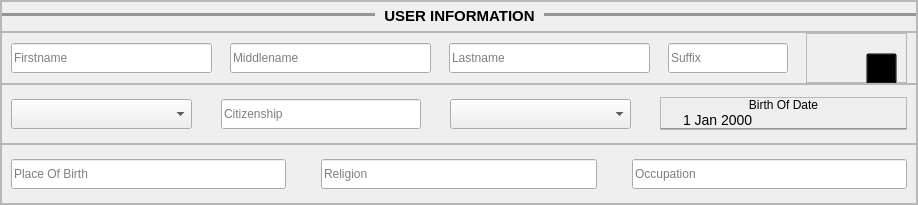
              <widget class="QFrame" name="frame_9">
               <property name="styleSheet">
                <string notr="true"/>
               </property>
               <property name="frameShape">
                <enum>QFrame::StyledPanel</enum>
               </property>
               <property name="frameShadow">
                <enum>QFrame::Raised</enum>
               </property>
               <layout class="QVBoxLayout" name="verticalLayout_6">
                <property name="spacing">
                 <number>0</number>
                </property>
                <property name="leftMargin">
                 <number>0</number>
                </property>
                <property name="topMargin">
                 <number>0</number>
                </property>
                <property name="rightMargin">
                 <number>0</number>
                </property>
                <property name="bottomMargin">
                 <number>0</number>
                </property>
                <item>
                 <widget class="QFrame" name="frame_11">
                  <property name="minimumSize">
                   <size>
                    <width>914</width>
                    <height>31</height>
                   </size>
                  </property>
                  <property name="maximumSize">
                   <size>
                    <width>16777215</width>
                    <height>31</height>
                   </size>
                  </property>
                  <property name="frameShape">
                   <enum>QFrame::StyledPanel</enum>
                  </property>
                  <property name="frameShadow">
                   <enum>QFrame::Raised</enum>
                  </property>
                  <layout class="QHBoxLayout" name="horizontalLayout_3">
                   <property name="leftMargin">
                    <number>0</number>
                   </property>
                   <property name="topMargin">
                    <number>0</number>
                   </property>
                   <property name="rightMargin">
                    <number>0</number>
                   </property>
                   <property name="bottomMargin">
                    <number>0</number>
                   </property>
                   <item>
                    <widget class="QLabel" name="label">
                     <property name="minimumSize">
                      <size>
                       <width>49</width>
                       <height>7</height>
                      </size>
                     </property>
                     <property name="maximumSize">
                      <size>
                       <width>16777215</width>
                       <height>7</height>
                      </size>
                     </property>
                     <property name="styleSheet">
                      <string notr="true">border: none;
border-top: 3px solid rgb(149, 149, 149);
background-color: transparent;</string>
                     </property>
                     <property name="text">
                      <string/>
                     </property>
                    </widget>
                   </item>
                   <item>
                    <widget class="QLabel" name="label_4">
                     <property name="minimumSize">
                      <size>
                       <width>157</width>
                       <height>21</height>
                      </size>
                     </property>
                     <property name="maximumSize">
                      <size>
                       <width>157</width>
                       <height>21</height>
                      </size>
                     </property>
                     <property name="font">
                      <font>
                       <pointsize>11</pointsize>
                       <bold>true</bold>
                      </font>
                     </property>
                     <property name="styleSheet">
                      <string notr="true">border: none;
background-color: transparent;
</string>
                     </property>
                     <property name="text">
                      <string>&lt;html&gt;&lt;head/&gt;&lt;body&gt;&lt;p align=&quot;center&quot;&gt;USER INFORMATION&lt;/p&gt;&lt;/body&gt;&lt;/html&gt;</string>
                     </property>
                    </widget>
                   </item>
                   <item>
                    <widget class="QLabel" name="label_2">
                     <property name="minimumSize">
                      <size>
                       <width>49</width>
                       <height>7</height>
                      </size>
                     </property>
                     <property name="maximumSize">
                      <size>
                       <width>16777215</width>
                       <height>7</height>
                      </size>
                     </property>
                     <property name="styleSheet">
                      <string notr="true">border: none;
border-top: 3px solid rgb(149, 149, 149);
background-color: transparent;</string>
                     </property>
                     <property name="text">
                      <string/>
                     </property>
                    </widget>
                   </item>
                  </layout>
                 </widget>
                </item>
                <item>
                 <widget class="QFrame" name="frame_13">
                  <property name="minimumSize">
                   <size>
                    <width>0</width>
                    <height>0</height>
                   </size>
                  </property>
                  <property name="maximumSize">
                   <size>
                    <width>16777215</width>
                    <height>60</height>
                   </size>
                  </property>
                  <property name="styleSheet">
                   <string notr="true"/>
                  </property>
                  <property name="frameShape">
                   <enum>QFrame::StyledPanel</enum>
                  </property>
                  <property name="frameShadow">
                   <enum>QFrame::Raised</enum>
                  </property>
                  <layout class="QHBoxLayout" name="horizontalLayout_4">
                   <property name="spacing">
                    <number>18</number>
                   </property>
                   <property name="topMargin">
                    <number>0</number>
                   </property>
                   <property name="bottomMargin">
                    <number>0</number>
                   </property>
                   <item>
                    <widget class="QLineEdit" name="firstname_input">
                     <property name="minimumSize">
                      <size>
                       <width>201</width>
                       <height>30</height>
                      </size>
                     </property>
                     <property name="maximumSize">
                      <size>
                       <width>16777215</width>
                       <height>30</height>
                      </size>
                     </property>
                     <property name="styleSheet">
                      <string notr="true">padding-bottom: 0;</string>
                     </property>
                     <property name="placeholderText">
                      <string>Firstname</string>
                     </property>
                    </widget>
                   </item>
                   <item>
                    <widget class="QLineEdit" name="middlename_input">
                     <property name="minimumSize">
                      <size>
                       <width>201</width>
                       <height>30</height>
                      </size>
                     </property>
                     <property name="maximumSize">
                      <size>
                       <width>16777215</width>
                       <height>30</height>
                      </size>
                     </property>
                     <property name="placeholderText">
                      <string>Middlename</string>
                     </property>
                    </widget>
                   </item>
                   <item>
                    <widget class="QLineEdit" name="lastname_input">
                     <property name="minimumSize">
                      <size>
                       <width>201</width>
                       <height>30</height>
                      </size>
                     </property>
                     <property name="maximumSize">
                      <size>
                       <width>16777215</width>
                       <height>30</height>
                      </size>
                     </property>
                     <property name="placeholderText">
                      <string>Lastname</string>
                     </property>
                    </widget>
                   </item>
                   <item>
                    <widget class="QLineEdit" name="suffix_input">
                     <property name="minimumSize">
                      <size>
                       <width>120</width>
                       <height>30</height>
                      </size>
                     </property>
                     <property name="maximumSize">
                      <size>
                       <width>120</width>
                       <height>30</height>
                      </size>
                     </property>
                     <property name="placeholderText">
                      <string>Suffix</string>
                     </property>
                    </widget>
                   </item>
                   <item>
                    <widget class="QFrame" name="frame_5">
                     <property name="minimumSize">
                      <size>
                       <width>101</width>
                       <height>50</height>
                      </size>
                     </property>
                     <property name="maximumSize">
                      <size>
                       <width>101</width>
                       <height>50</height>
                      </size>
                     </property>
                     <property name="frameShape">
                      <enum>QFrame::StyledPanel</enum>
                     </property>
                     <property name="frameShadow">
                      <enum>QFrame::Raised</enum>
                     </property>
                     <widget class="QLabel" name="preview_image">
                      <property name="geometry">
                       <rect>
                        <x>20</x>
                        <y>0</y>
                        <width>60</width>
                        <height>50</height>
                       </rect>
                      </property>
                      <property name="minimumSize">
                       <size>
                        <width>60</width>
                        <height>50</height>
                       </size>
                      </property>
                      <property name="maximumSize">
                       <size>
                        <width>60</width>
                        <height>50</height>
                       </size>
                      </property>
                      <property name="text">
                       <string/>
                      </property>
                      <property name="pixmap">
                       <pixmap>../images&amp;icon/person.png</pixmap>
                      </property>
                      <property name="scaledContents">
                       <bool>true</bool>
                      </property>
                     </widget>
                     <widget class="QPushButton" name="add_picture_button">
                      <property name="geometry">
                       <rect>
                        <x>60</x>
                        <y>20</y>
                        <width>31</width>
                        <height>31</height>
                       </rect>
                      </property>
                      <property name="minimumSize">
                       <size>
                        <width>31</width>
                        <height>31</height>
                       </size>
                      </property>
                      <property name="maximumSize">
                       <size>
                        <width>31</width>
                        <height>31</height>
                       </size>
                      </property>
                      <property name="cursor">
                       <cursorShape>PointingHandCursor</cursorShape>
                      </property>
                      <property name="styleSheet">
                       <string notr="true">background-color: transparent;</string>
                      </property>
                      <property name="text">
                       <string/>
                      </property>
                      <property name="icon">
                       <iconset>
                        <normaloff>../images&amp;icon/add.png</normaloff>../images&amp;icon/add.png</iconset>
                      </property>
                      <property name="iconSize">
                       <size>
                        <width>30</width>
                        <height>30</height>
                       </size>
                      </property>
                     </widget>
                    </widget>
                   </item>
                  </layout>
                 </widget>
                </item>
                <item>
                 <widget class="QFrame" name="frame_14">
                  <property name="minimumSize">
                   <size>
                    <width>0</width>
                    <height>60</height>
                   </size>
                  </property>
                  <property name="maximumSize">
                   <size>
                    <width>16777215</width>
                    <height>60</height>
                   </size>
                  </property>
                  <property name="styleSheet">
                   <string notr="true"/>
                  </property>
                  <property name="frameShape">
                   <enum>QFrame::StyledPanel</enum>
                  </property>
                  <property name="frameShadow">
                   <enum>QFrame::Raised</enum>
                  </property>
                  <layout class="QHBoxLayout" name="horizontalLayout_6">
                   <property name="spacing">
                    <number>29</number>
                   </property>
                   <item>
                    <widget class="QComboBox" name="gender_input">
                     <property name="minimumSize">
                      <size>
                       <width>100</width>
                       <height>30</height>
                      </size>
                     </property>
                     <property name="maximumSize">
                      <size>
                       <width>16777215</width>
                       <height>30</height>
                      </size>
                     </property>
                     <property name="font">
                      <font>
                       <pointsize>-1</pointsize>
                       <bold>false</bold>
                      </font>
                     </property>
                     <property name="styleSheet">
                      <string notr="true"/>
                     </property>
                     <property name="placeholderText">
                      <string>Gender</string>
                     </property>
                     <item>
                      <property name="text">
                       <string>Male</string>
                      </property>
                     </item>
                     <item>
                      <property name="text">
                       <string>Female</string>
                      </property>
                     </item>
                    </widget>
                   </item>
                   <item>
                    <widget class="QLineEdit" name="citizenship_input">
                     <property name="minimumSize">
                      <size>
                       <width>128</width>
                       <height>30</height>
                      </size>
                     </property>
                     <property name="maximumSize">
                      <size>
                       <width>200</width>
                       <height>30</height>
                      </size>
                     </property>
                     <property name="placeholderText">
                      <string>Citizenship</string>
                     </property>
                    </widget>
                   </item>
                   <item>
                    <widget class="QComboBox" name="civil_status_input">
                     <property name="minimumSize">
                      <size>
                       <width>0</width>
                       <height>30</height>
                      </size>
                     </property>
                     <property name="maximumSize">
                      <size>
                       <width>16777215</width>
                       <height>30</height>
                      </size>
                     </property>
                     <property name="font">
                      <font>
                       <pointsize>-1</pointsize>
                       <bold>false</bold>
                      </font>
                     </property>
                     <property name="styleSheet">
                      <string notr="true"/>
                     </property>
                     <property name="placeholderText">
                      <string>Civil Status</string>
                     </property>
                     <item>
                      <property name="text">
                       <string>Single</string>
                      </property>
                     </item>
                     <item>
                      <property name="text">
                       <string>Married</string>
                      </property>
                     </item>
                     <item>
                      <property name="text">
                       <string>Divorced</string>
                      </property>
                     </item>
                     <item>
                      <property name="text">
                       <string>Widowed</string>
                      </property>
                     </item>
                    </widget>
                   </item>
                   <item>
                    <widget class="QFrame" name="frame_16">
                     <property name="minimumSize">
                      <size>
                       <width>247</width>
                       <height>33</height>
                      </size>
                     </property>
                     <property name="maximumSize">
                      <size>
                       <width>247</width>
                       <height>33</height>
                      </size>
                     </property>
                     <property name="font">
                      <font>
                       <pointsize>9</pointsize>
                      </font>
                     </property>
                     <property name="styleSheet">
                      <string notr="true">QDateEdit{
font-size: 14px;
border: none;
border-bottom: 1px solid  rgb(149, 149, 149);
padding-left: 20px;
background-color: transparent;
}</string>
                     </property>
                     <property name="frameShape">
                      <enum>QFrame::StyledPanel</enum>
                     </property>
                     <property name="frameShadow">
                      <enum>QFrame::Raised</enum>
                     </property>
                     <layout class="QVBoxLayout" name="verticalLayout_9">
                      <property name="spacing">
                       <number>0</number>
                      </property>
                      <property name="leftMargin">
                       <number>0</number>
                      </property>
                      <property name="topMargin">
                       <number>0</number>
                      </property>
                      <property name="rightMargin">
                       <number>0</number>
                      </property>
                      <property name="bottomMargin">
                       <number>0</number>
                      </property>
                      <item>
                       <widget class="QLabel" name="label_5">
                        <property name="font">
                         <font>
                          <pointsize>9</pointsize>
                          <bold>false</bold>
                         </font>
                        </property>
                        <property name="styleSheet">
                         <string notr="true">background-color: transparent;</string>
                        </property>
                        <property name="text">
                         <string>&lt;html&gt;&lt;head/&gt;&lt;body&gt;&lt;p align=&quot;center&quot;&gt;Birth Of Date&lt;/p&gt;&lt;/body&gt;&lt;/html&gt;</string>
                        </property>
                       </widget>
                      </item>
                      <item>
                       <widget class="QDateEdit" name="bday_input"/>
                      </item>
                     </layout>
                    </widget>
                   </item>
                  </layout>
                 </widget>
                </item>
                <item>
                 <widget class="QFrame" name="frame_12">
                  <property name="minimumSize">
                   <size>
                    <width>0</width>
                    <height>60</height>
                   </size>
                  </property>
                  <property name="maximumSize">
                   <size>
                    <width>16777215</width>
                    <height>60</height>
                   </size>
                  </property>
                  <property name="frameShape">
                   <enum>QFrame::StyledPanel</enum>
                  </property>
                  <property name="frameShadow">
                   <enum>QFrame::Raised</enum>
                  </property>
                  <layout class="QHBoxLayout" name="horizontalLayout_7">
                   <property name="spacing">
                    <number>35</number>
                   </property>
                   <property name="topMargin">
                    <number>0</number>
                   </property>
                   <property name="bottomMargin">
                    <number>0</number>
                   </property>
                   <item>
                    <widget class="QLineEdit" name="place_of_birth_input">
                     <property name="minimumSize">
                      <size>
                       <width>201</width>
                       <height>30</height>
                      </size>
                     </property>
                     <property name="maximumSize">
                      <size>
                       <width>16777215</width>
                       <height>30</height>
                      </size>
                     </property>
                     <property name="styleSheet">
                      <string notr="true">padding-bottom: 0;</string>
                     </property>
                     <property name="placeholderText">
                      <string>Place Of Birth</string>
                     </property>
                    </widget>
                   </item>
                   <item>
                    <widget class="QLineEdit" name="religion_input">
                     <property name="minimumSize">
                      <size>
                       <width>201</width>
                       <height>30</height>
                      </size>
                     </property>
                     <property name="maximumSize">
                      <size>
                       <width>16777215</width>
                       <height>30</height>
                      </size>
                     </property>
                     <property name="styleSheet">
                      <string notr="true">padding-bottom: 0;</string>
                     </property>
                     <property name="placeholderText">
                      <string>Religion</string>
                     </property>
                    </widget>
                   </item>
                   <item>
                    <widget class="QLineEdit" name="occupation_input">
                     <property name="minimumSize">
                      <size>
                       <width>201</width>
                       <height>30</height>
                      </size>
                     </property>
                     <property name="maximumSize">
                      <size>
                       <width>16777215</width>
                       <height>30</height>
                      </size>
                     </property>
                     <property name="styleSheet">
                      <string notr="true">padding-bottom: 0;</string>
                     </property>
                     <property name="placeholderText">
                      <string>Occupation</string>
                     </property>
                    </widget>
                   </item>
                  </layout>
                 </widget>
                </item>
               </layout>
              </widget>
